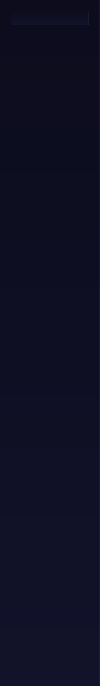
      <widget class="QWidget" name="icon_only_widget" native="true">
       <property name="maximumSize">
        <size>
         <width>100</width>
         <height>16777215</height>
        </size>
       </property>
       <property name="styleSheet">
        <string notr="true">QWidget{
background-color: qlineargradient(x1:0, y1:0, x2:0, y2:1, stop:0 #0c0c1d, stop:1 #12122a);
border-right: 1px solid rgba(99,102,241,0.12);
}</string>
       </property>
       <layout class="QVBoxLayout" name="verticalLayout_5">
        <item>
         <widget class="QLabel" name="label_6">
          <property name="maximumSize">
           <size>
            <width>81</width>
            <height>61</height>
           </size>
          </property>
          <property name="text">
           <string/>
          </property>
          <property name="pixmap">
           <pixmap resource="resources.qrc">:/icons/logo.png</pixmap>
          </property>
          <property name="scaledContents">
           <bool>false</bool>
          </property>
         </widget>
        </item>
        <item>
         <spacer name="verticalSpacer_7">
          <property name="orientation">
           <enum>Qt::Orientation::Vertical</enum>
          </property>
          <property name="sizeHint" stdset="0">
           <size>
            <width>20</width>
            <height>69</height>
           </size>
          </property>
         </spacer>
        </item>
        <item>
         <layout class="QVBoxLayout" name="verticalLayout_2">
          <item>
           <widget class="QPushButton" name="pushButton_3">
            <property name="maximumSize">
             <size>
              <width>91</width>
              <height>37</height>
             </size>
            </property>
            <property name="mouseTracking">
             <bool>true</bool>
            </property>
            <property name="styleSheet">
             <string notr="true">QPushButton{
padding-left: 0px;
border: none;
background-color: transparent;
border-radius: 10px;
margin: 3px 6px;
padding: 8px;
}
QPushButton:hover{
background-color: rgba(99,102,241,0.12);
border-radius: 10px;
}
QPushButton:checked{
background: qlineargradient(x1:0, y1:0, x2:1, y2:0, stop:0 rgba(99,102,241,0.25), stop:1 rgba(139,92,246,0.15));
border-left: 3px solid qlineargradient(x1:0, y1:0, x2:0, y2:1, stop:0 #818cf8, stop:1 #6366f1);
border-radius: 10px;
}</string>
            </property>
            <property name="text">
             <string/>
            </property>
            <property name="icon">
             <iconset resource="resources.qrc">
              <normaloff>:/icons/bois.png</normaloff>
              <normalon>:/icons/bois_blu.png</normalon>:/icons/bois.png</iconset>
            </property>
            <property name="iconSize">
             <size>
              <width>100</width>
              <height>30</height>
             </size>
            </property>
            <property name="checkable">
             <bool>true</bool>
            </property>
            <property name="autoRepeat">
             <bool>false</bool>
            </property>
            <property name="autoExclusive">
             <bool>false</bool>
            </property>
           </widget>
          </item>
          <item>
           <widget class="QPushButton" name="pushButton_4">
            <property name="maximumSize">
             <size>
              <width>91</width>
              <height>37</height>
             </size>
            </property>
            <property name="styleSheet">
             <string notr="true">QPushButton{
padding-left: 0px;
border: none;
background-color: transparent;
border-radius: 8px;
margin: 2px 6px;
padding: 6px;
}
QPushButton:hover{
background-color: rgba(255,255,255,0.08);
border-radius: 8px;
}
QPushButton:checked{
background-color: rgba(99,102,241,0.15);
border-left: 3px solid #6366f1;
border-radius: 8px;
}</string>
            </property>
            <property name="text">
             <string/>
            </property>
            <property name="icon">
             <iconset resource="resources.qrc">
              <normaloff>:/icons/employee.png</normaloff>
              <normalon>:/icons/employee_blu.png</normalon>:/icons/employee.png</iconset>
            </property>
            <property name="iconSize">
             <size>
              <width>100</width>
              <height>32</height>
             </size>
            </property>
            <property name="checkable">
             <bool>true</bool>
            </property>
            <property name="autoRepeat">
             <bool>false</bool>
            </property>
            <property name="autoExclusive">
             <bool>false</bool>
            </property>
           </widget>
          </item>
          <item>
           <widget class="QPushButton" name="pushButton_5">
            <property name="maximumSize">
             <size>
              <width>91</width>
              <height>37</height>
             </size>
            </property>
            <property name="styleSheet">
             <string notr="true">QPushButton{
padding-left: 0px;
border: none;
background-color: transparent;
border-radius: 8px;
margin: 2px 6px;
padding: 6px;
}
QPushButton:hover{
background-color: rgba(255,255,255,0.08);
border-radius: 8px;
}
QPushButton:checked{
background-color: rgba(99,102,241,0.15);
border-left: 3px solid #6366f1;
border-radius: 8px;
}</string>
            </property>
            <property name="text">
             <string/>
            </property>
            <property name="icon">
             <iconset resource="resources.qrc">
              <normaloff>:/icons/fabrication.png</normaloff>
              <normalon>:/icons/fabrication_blu.png</normalon>:/icons/fabrication.png</iconset>
            </property>
            <property name="iconSize">
             <size>
              <width>100</width>
              <height>35</height>
             </size>
            </property>
            <property name="checkable">
             <bool>true</bool>
            </property>
            <property name="autoExclusive">
             <bool>false</bool>
            </property>
           </widget>
          </item>
          <item>
           <widget class="QPushButton" name="pushButton_6">
            <property name="maximumSize">
             <size>
              <width>91</width>
              <height>37</height>
             </size>
            </property>
            <property name="styleSheet">
             <string notr="true">QPushButton{
padding-left: 0px;
border: none;
background-color: transparent;
border-radius: 8px;
margin: 2px 6px;
padding: 6px;
}
QPushButton:hover{
background-color: rgba(255,255,255,0.08);
border-radius: 8px;
}
QPushButton:checked{
background-color: rgba(99,102,241,0.15);
border-left: 3px solid #6366f1;
border-radius: 8px;
}</string>
            </property>
            <property name="text">
             <string/>
            </property>
            <property name="icon">
             <iconset resource="resources.qrc">
              <normaloff>:/icons/model.png</normaloff>
              <normalon>:/icons/model_blu.png</normalon>:/icons/model.png</iconset>
            </property>
            <property name="iconSize">
             <size>
              <width>100</width>
              <height>40</height>
             </size>
            </property>
            <property name="checkable">
             <bool>true</bool>
            </property>
            <property name="autoExclusive">
             <bool>false</bool>
            </property>
           </widget>
          </item>
          <item>
           <widget class="QPushButton" name="pushButton_9">
            <property name="maximumSize">
             <size>
              <width>91</width>
              <height>37</height>
             </size>
            </property>
            <property name="styleSheet">
             <string notr="true">QPushButton{
padding-left: 0px;
border: none;
background-color: transparent;
border-radius: 8px;
margin: 2px 6px;
padding: 6px;
}
QPushButton:hover{
background-color: rgba(255,255,255,0.08);
border-radius: 8px;
}
QPushButton:checked{
background-color: rgba(99,102,241,0.15);
border-left: 3px solid #6366f1;
border-radius: 8px;
}</string>
            </property>
            <property name="text">
             <string/>
            </property>
            <property name="icon">
             <iconset resource="resources.qrc">
              <normaloff>:/icons/piece.png</normaloff>
              <normalon>:/icons/piece_blu.png</normalon>:/icons/piece.png</iconset>
            </property>
            <property name="iconSize">
             <size>
              <width>30</width>
              <height>40</height>
             </size>
            </property>
            <property name="checkable">
             <bool>true</bool>
            </property>
            <property name="autoExclusive">
             <bool>false</bool>
            </property>
           </widget>
          </item>
         </layout>
        </item>
        <item>
         <spacer name="verticalSpacer_2">
          <property name="orientation">
           <enum>Qt::Orientation::Vertical</enum>
          </property>
          <property name="sizeHint" stdset="0">
           <size>
            <width>20</width>
            <height>238</height>
           </size>
          </property>
         </spacer>
        </item>
        <item>
         <layout class="QVBoxLayout" name="verticalLayout_3">
          <item>
           <widget class="QPushButton" name="pushButton_7">
            <property name="maximumSize">
             <size>
              <width>91</width>
              <height>27</height>
             </size>
            </property>
            <property name="styleSheet">
             <string notr="true">QPushButton{
padding-left: 0px;
border: none;
background-color: transparent;
border-radius: 8px;
margin: 2px 6px;
padding: 6px;
}
QPushButton:hover{
background-color: rgba(255,255,255,0.08);
border-radius: 8px;
}
QPushButton:checked{
background-color: rgba(99,102,241,0.15);
border-left: 3px solid #6366f1;
border-radius: 8px;
}</string>
            </property>
            <property name="text">
             <string/>
            </property>
            <property name="icon">
             <iconset resource="resources.qrc">
              <normaloff>:/icons/settingssmall1.png</normaloff>
              <normalon>:/icons/settingssmall1_blu.png</normalon>:/icons/settingssmall1.png</iconset>
            </property>
            <property name="iconSize">
             <size>
              <width>100</width>
              <height>22</height>
             </size>
            </property>
            <property name="checkable">
             <bool>true</bool>
            </property>
            <property name="checked">
             <bool>false</bool>
            </property>
            <property name="autoExclusive">
             <bool>false</bool>
            </property>
           </widget>
          </item>
          <item>
           <widget class="QPushButton" name="pushButton_8">
            <property name="maximumSize">
             <size>
              <width>91</width>
              <height>27</height>
             </size>
            </property>
            <property name="styleSheet">
             <string notr="true">QPushButton{
padding-left: 0px;
border: none;
background-color: transparent;
border-radius: 8px;
margin: 2px 6px;
padding: 6px;
}
QPushButton:hover{
background-color: rgba(255,255,255,0.08);
border-radius: 8px;
}
QPushButton:checked{
background-color: rgba(99,102,241,0.15);
border-left: 3px solid #6366f1;
border-radius: 8px;
}</string>
            </property>
            <property name="text">
             <string/>
            </property>
            <property name="icon">
             <iconset resource="resources.qrc">
              <normaloff>:/icons/signoutsmall1.png</normaloff>
              <normalon>:/icons/signoutsmall1_blue.png</normalon>:/icons/signoutsmall1.png</iconset>
            </property>
            <property name="iconSize">
             <size>
              <width>100</width>
              <height>20</height>
             </size>
            </property>
            <property name="checkable">
             <bool>true</bool>
            </property>
            <property name="autoExclusive">
             <bool>false</bool>
            </property>
           </widget>
          </item>
         </layout>
        </item>
        <item>
         <spacer name="verticalSpacer_3">
          <property name="orientation">
           <enum>Qt::Orientation::Vertical</enum>
          </property>
          <property name="sizeHint" stdset="0">
           <size>
            <width>20</width>
            <height>91</height>
           </size>
          </property>
         </spacer>
        </item>
       </layout>
      </widget>
